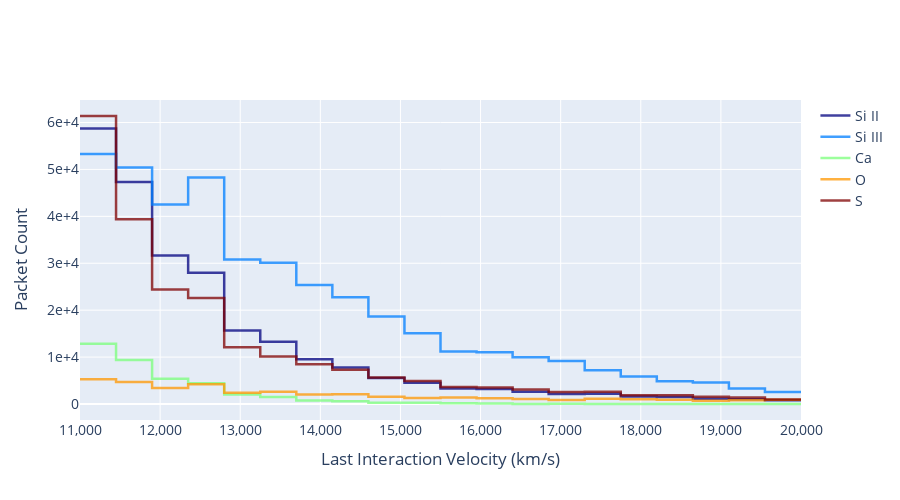

This figure's notebook cell:
### Markdown cell above
### Virtual packets mode

### Code cell
plotter.generate_plot_ply(species_list=species_list)
